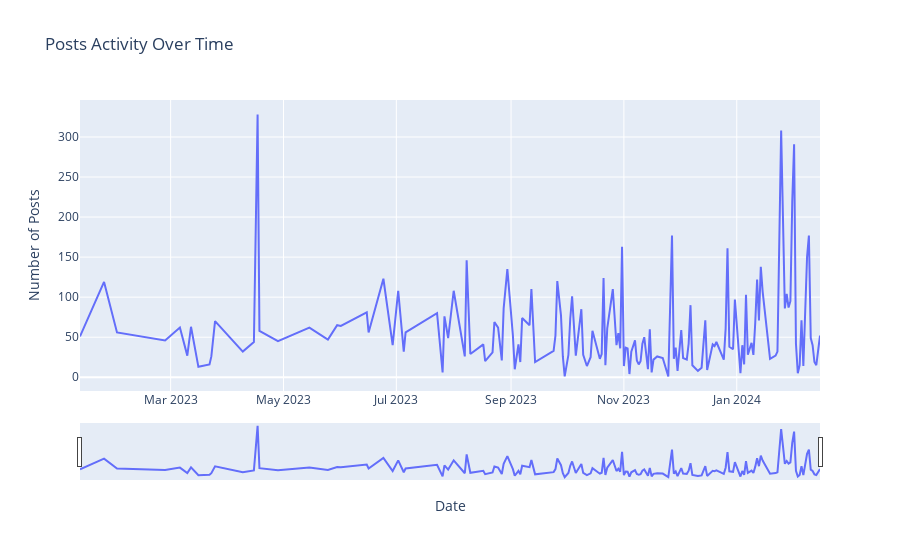

The notebook cell saved with this chart:
### Code cell
posts_per_day = data.groupby(data['post_created_utc'].dt.date)['post_title'].count().reset_index(name='post_count')
posts_per_day['post_created_utc'] = pd.to_datetime(posts_per_day['post_created_utc'])

fig_posts_activity = px.line(posts_per_day, x='post_created_utc', y='post_count', title='Posts Activity Over Time')
fig_posts_activity.update_layout(xaxis_title='Date', yaxis_title='Number of Posts', xaxis_rangeslider_visible=True)
fig_posts_activity.show()

### Figure 1 — Plotly figure (JSON) as saved in the notebook; plotly's stock layout.template omitted (floating-point values rounded to 4 significant figures; data arrays with more than 128 entries replaced by an {"elided": "..."} marker saying what was removed)
{"data": [{"hovertemplate": "post_created_utc=%{x}<br>post_count=%{y}<extra></extra>", "legendgroup": "", "line": {"color": "#636efa", "dash": "solid"}, "marker": {"symbol": "circle"}, "mode": "lines", "name": "", "orientation": "v", "showlegend": false, "type": "scatter", "x": {"elided": "153 str values"}, "xaxis": "x", "y": {"elided": "153 int values"}, "yaxis": "y"}], "layout": {"legend": {"tracegroupgap": 0}, "title": {"text": "Posts Activity Over Time"}, "xaxis": {"anchor": "y", "domain": [0, 1], "rangeslider": {"visible": true}, "title": {"text": "Date"}}, "yaxis": {"anchor": "x", "domain": [0, 1], "title": {"text": "Number of Posts"}}}}
